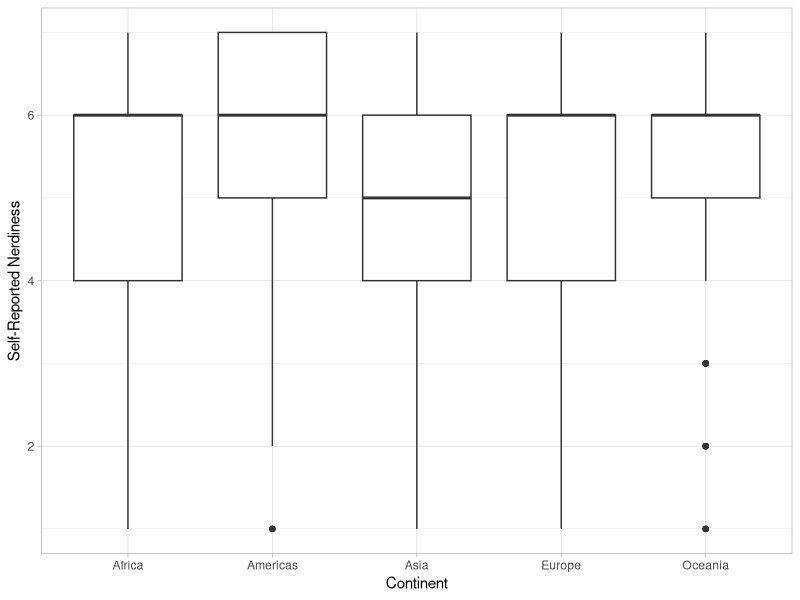
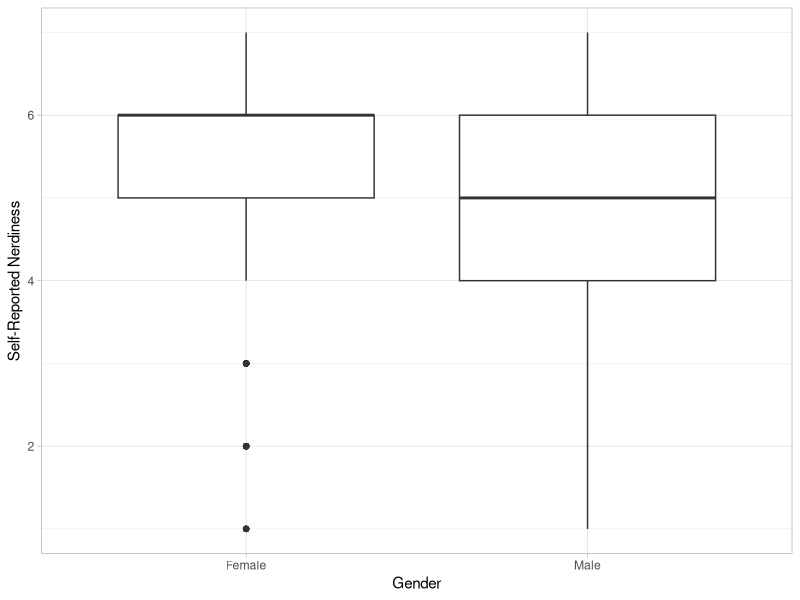
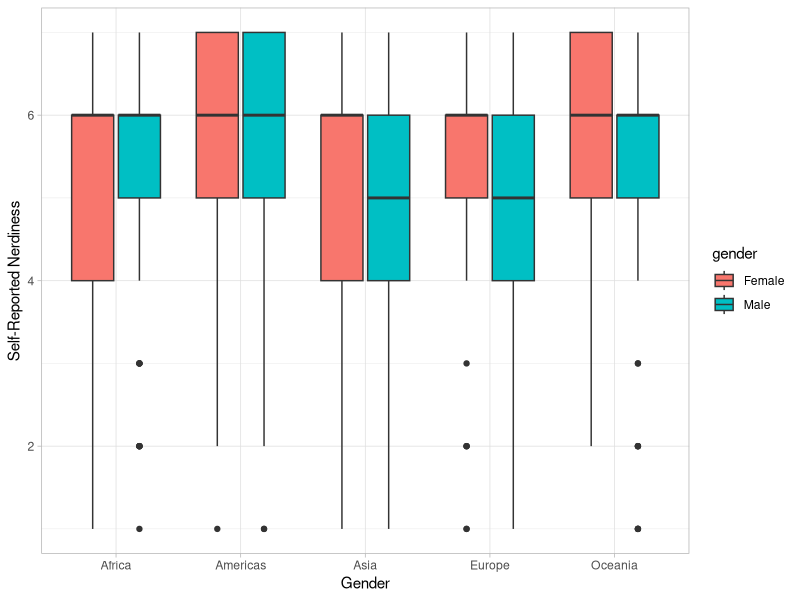

Write the R code that produced these figures, in order. (Note: this script raises an error after producing the figures.)
##################################
##          Lab 6:              ##
##    Multiple Comparisons      ## 
#              &                ## 
##      Factorial ANOVA         ##
##                              ##
##        Spring 2024           ##
##################################

##### Multiple Comparisons #####

# Last week, we conducted an one-way ANOVA to determine
# whether the average self-reported nerdiness level differed
# across the 5 continents: Africa, Americas, Asia, Europe, and Oceania

# If you recall, our analysis resulted in a significant omnibus test
# and we then performed two follow-up comparisons: one comparing
# the average nerdiness level of Europe and the Americas, and 
# a second comparing the average nerdiness of Asia to the average
# of the other continents

# However, we did not bother to correct for the fact that
# we were doing *multiple* comparisons, and that when you do
# multiple comparisons, your chances of finding a false positive
# are now higher

# Therefore, lab today is going to focus on correcting the comparisons
# you do after a significant ANOVA, so that the Type 1 error rate
# for the FAMILY of those tests remains below 5%

# First, let's load the necessary packages and read in our data

library(tidyverse)

# Uncomment below and put your working directory inside if needed...
# setwd("")

nerdy = read.csv("NPAS_Lab6.csv") ##base R version of read_csv from tidyverse

# And to remind ourselves of what the dataset looks like:

head(nerdy)

##rerun one-way anova from last week's lab on new dataset:
# When doing an ANOVA save the output of the lm function
my.anova <- lm(formula = nerdy_selfreport ~ continent, data = nerdy)

# To get the information we need to know if we can reject the H0
# We can use the function anova()
anova(my.anova) 

##we can look at the regression version of the output by swapping the anova()
# function with the summary() function

##Good review: try to see if you can calculate all the values in the ANOVA table
# using the other values!

summary(my.anova)
##try and see where the values match between the outputs


##rerun linear contrasts with new means
nerdy %>% group_by(continent) %>% summarize(M = mean(nerdy_selfreport))

##contrast 1- Americas and Europe
psi_1 <- 1 * 5.52 + (-1) * 5.20
ss_psi1 <- (200 * psi_1^2) / (1^2 + (-1)^2)
ms_psi1 <- ss_psi1 / 1
f_psi1 <- ms_psi1 / 2.0992
pf(f_psi1, df1 = 1, df2 = 995, lower.tail = FALSE)


##contrast 2- Asia vs all other groups
psi_2 <- -0.25 * (5.33 + 5.52 + 5.20 + 5.50) + 1 * 5.1
ss_psi2 <- (200 * psi_2^2) / ((-0.25)^2 + (-0.25)^2 + (-0.25)^2 + (-0.25)^2 + 1^2)
ms_psi2 <- ss_psi2 / 1
f_psi2 <- ms_psi2 / 2.0992
pf(f_psi2, df1 = 1, df2 = 995, lower.tail = FALSE)


#### Multiple Comparisons: A Priori ####

# To go over the different types of corrections, we are going
# to walk through two different scenarios
# The first is where the comparisons you conduct had been planned
# in advance, before you even looked at the data
# These are known as a priori tests, and because you did not make
# your decision of which comparisons to make based on the data
# you only have to correct for the tests that you actually conducted

# The second scenario is when you made your decisions of which 
# contrasts to conduct *after* looking at the data, which are
# known as post-hoc tests. I will discuss more about those in a bit

# In this first scenario, let's assume that I had plannedd to do
# my 2 comparisons in advance

# Then to ensure that the total error rate for my comparisons
# remains below 5%, I simply divide 5% (or whatever my alpha
# is) by the number of tests that I conduct

# In this case, I only have two tests, so that's nice!
# My new alpha level is:

.05/2

# And now I can compare my p-values from last week's comparisons
# to this new alpha

pf(f_psi1, df1 = 1, df2 = 995, lower.tail = FALSE)

pf(f_psi2, df1 = 1, df2 = 995, lower.tail = FALSE)

# Do our conclusions stay the same?

##### Multiple Comparisons: Post-Hoc ####

# Now, let's go to the scenario where I *didn't* plan those
# two comparisons in advance
# Instead, I chose to make those comparisons based on how the means
# looked - for example, I had seen that the mean of Asia appeared
# much lower than the means of the other continents, so I 
# had wanted to see if that difference was significant

# This is known as a post-hoc test, and is typically more
# exploratory
# Instead of just correcting for the two comparisons that I 
# conducted, I now have to correct for all the tests I could
# have chosen to do if my data had looked any different

# There are two common post-hoc tests: Scheffe's and Tukey's
# We use the Scheffe correction if our comparisons involve
# any combination of complex *and* pairwise contrasts
# And the Tukey correction if we're only interested in 
# the pairwise comparisons

# Which correction is most appropriate for our situation?

# Since we have one complex contrast and one pairwise contrast,
# we use the Scheffe correction, which involves calculating
# a new critical F value that you compare your calculated
# F statistic to

# The new critical F value is (J - 1) * F_alpha
# Where F_alpha is the value that cuts off 5% of the F distribution
# with df (J-1, N-J)
# Note that F_alpha is not the same critical F you would calculate
# for a contrast, since that is the value that cuts off 5% of 
# the F distribution with df (1, N-J) [different numerator df]

# We had 5 groups, and 1000 participants, so our new critical F is

(5-1)*qf(.05, 4, 995, lower.tail = FALSE)

# Let us compare our calculated F statistics to this value

# We had to do a Scheffe correction because at least one
# of our comparisons was a complex contrast
# What if we were only interested in pairwise comparisons
# such as Europe vs the Americas, and Americas vs. Oceania?
# Then we can do a Tukey correction
# Since the Tukey correction is considering a smaller family
# of tests than Scheffe, it typically has higher power

# To do this in R, we first need to conduct our ANOVA
# differently than we did last week; last week, we used
# lm() and anova() functions. But the function we're going to
# use for the Tukey test requires us to use a different function, 
# called aov()

# the input is the same as the lm() function from last week
aov(nerdy_selfreport ~ continent, data = nerdy)

##is.list(replications(nerdy_selfreport ~ continent, nerdy))??

# Let's save this as an object:

my.anova = aov(nerdy_selfreport ~ continent, data = nerdy)

# if we had wanted the ANOVA table, we could use
# the summary() command with my.anova as input

summary(my.anova)

# Now, for the Tukey test, we use the TukeyHSD() function
# The input is: TukeyHSD(aov object)

TukeyHSD(my.anova)

# Now we can see all the possible pairwise comparisons
# Along with an estimate of the mean difference
# Confidence interval limits for that difference
# and (importantly for us) a p-value
# This is the p-value based on the Studentized Range distribution
# and we can compare it to our usual alpha level of .05

# Let's look for the two comparisons I mentioned above
# Are those pairs of continents significantly differently from
# each other?

#### Factorial ANOVA ####

# Up until now, we've done a one-way ANOVA, where we only had
# a single grouping variable
# What would we do if we had more than one grouping variable?

# In the case of multiple grouping variables, we would conduct a
# factorial ANOVA. We do a factorial ANOVA instead of just multiple
# one-way ANOVAs because we're not only interested in the effect
# of each grouping variable on their own, but also their
# potential interaction

# The NPAS dataset also had demographic information available
# including participants' gender, which could either be Male or Female

# What if we were interested in whether continent *and*
# gender had significant effects on self-reported nerdiness?
# One option would be to just run two separate ANOVAs
# But that wouldn't let us examine whether continent and
# gender have a significant interaction, which is why we need
# to run a factorial ANOVA

# Since our first grouping variable (continent) has 5 levels
# and our second grouping variable (gender) has 2 levels,
# this is a 5 x 2 ANOVA

# Let's look at the means of each group

nerdy %>%
  group_by(continent) %>%
  summarize("Mean" = mean(nerdy_selfreport))


# Let's plot these means

ggplot(data = nerdy, aes(x = continent, y = nerdy_selfreport))+
  geom_boxplot()+
  theme_light()+
  labs(x = "Continent", y = "Self-Reported Nerdiness")

nerdy %>%
  group_by(gender) %>%
  summarize(mean(nerdy_selfreport))

ggplot(data = nerdy, aes(x = gender, y = nerdy_selfreport))+
  geom_boxplot()+
  theme(legend.position = "none")+
  theme_light()+
  labs(x = "Gender", y = "Self-Reported Nerdiness")

nerdy %>%
  group_by(continent, gender) %>%
  summarize(mean(nerdy_selfreport))

ggplot(data = nerdy, aes(x = continent, y = nerdy_selfreport,
                             fill = gender))+
  geom_boxplot()+
  theme(legend.position = "none")+
  theme_light()+
  labs(x = "Gender", y = "Self-Reported Nerdiness")

# What's our null and alternative hypotheses here? 
# We have to have a set of H0 and H1 for each main effect
# and for the interaction

# For the main effect of continent
# H0: mu_americas = mu_africa = mu_asia = mu_europe = mu_oceania
# H1: at least one mean is different

# For the main effect of gender
# H0: mu_male = mu_female 
# H1: mu_male != mu_female
# Note that since gender only has 2 categories, our H1 can be
# specific

# For the interaction of continent x gender (we can write this in words)
# H0: no interaction between continent and gender
# H1: there's an interaction between continent and gender

# The hypotheses are the same as the hypotheses we had before
# Now we just have three sets instead of one

# Now let's run the factorial ANOVA test in R
my.anova1 = lm(nerdy_selfreport ~ continent + gender, # outcome~ groupingvar1 + groupingvar2
           data = nerdy)

anova(my.anova1)

# To get the interaction in the ANOVA, we need to specify
# it in the model! To do that, we use an asterisk symbol *
# Note that variable1 * variable2 is shorthand for
# variable1 + variable2 + variable1*variable2 (the main effects and interaction)
# If you didn't want the interaction, you would just write
# variable1 + variable2

my.anova2 <- lm(nerdy_selfreport ~ continent * gender, data = nerdy)

anova(my.anova2)

# Let's write up these results!

# We conducted a 5 (Continent: Americas, Asia, Africa, Europe, and Ocenia) x 
# 2 (Gender: Male, Female) factorial ANOVA. There was a statistically
# significant effect of continent (F(4, 990) = 3.24, p = .01). There
# was also a statistically significant effect of gender 
# (F(1, 990) = 6.23, p = .01), such that females self-reported as being
# more nerdy (M = 5.45, SD = 1.36) than males (M = 5.22, SD = 1.54).
# The interaction between continent and gender was not significant,
# F(4, 990) = 1.30, p = .27.

# Computing a Bayes factor

# We can also compute a Bayes Factor for each independent variable in this
# factorial ANOVA. There are a few different ways to compute it, but the
# way I'm doing in the code below compares the full model (i.e., including
# all predictors and the interaction between them) with reduced models,
# each with a single effect omitted.

library(BayesFactor)

anovaBF(nerdy_selfreport ~ continent * gender, data = nerdy, whichModels="top")

# Notice that, assuming equal prior probabilities, we have convincing evidence
# that the there isn't an interaction between continent and gender. That is,
# given our data, the probability that the data generating process does not
# include an interaction term (numerator) is far greater than the probability that
# this same process includes an interaction term (denominator).
# For gender and continent, the evidence our data provides against or in favor 
# of the inclusion of these coefficients is less convincing (1/3 < BF < 3). 

# You Try! Run the factorial ANOVA using nerdy_scale as your outcome
# and gender and continent as your predictors.
